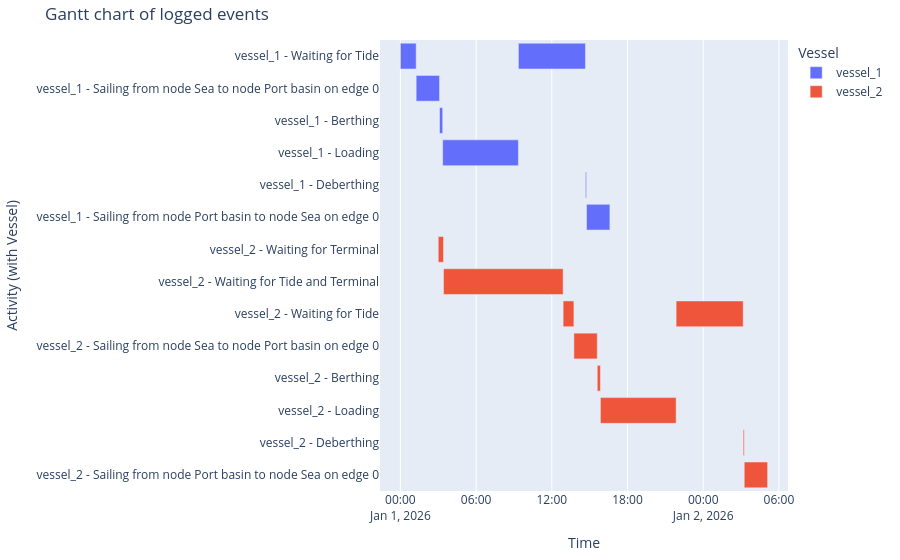

Source (notebook cell):
### Markdown cell above
##### Vessel processes
And the Gantt chart

### Code cell
df_eventtable = logbook2eventtable([vessel_1, vessel_2])
generate_vessel_gantt_chart(df_eventtable)

### Figure 1 — Plotly figure (JSON) as saved in the notebook; plotly's stock layout.template omitted (floating-point values rounded to 4 significant figures)
{"data": [{"base": ["2026-01-01T00:00:00.000000", "2026-01-01T01:15:00.000000", "2026-01-01T03:06:07.000000", "2026-01-01T03:21:07.000000", "2026-01-01T09:21:07.000000", "2026-01-01T14:40:00.000000", "2026-01-01T14:45:00.000000"], "hovertemplate": "object name=vessel_1<br>start time=%{base}<br>stop time=%{x}<br>activity label=%{y}<extra></extra>", "legendgroup": "vessel_1", "marker": {"color": "#636efa", "pattern": {"shape": ""}}, "name": "vessel_1", "orientation": "h", "showlegend": true, "textposition": "auto", "type": "bar", "x": [4500000, 6667000, 900000, 21600000, 19133000, 300000, 6667000], "xaxis": "x", "y": ["vessel_1 - Waiting for Tide", "vessel_1 - Sailing from node Sea to node Port basin on edge 0", "vessel_1 - Berthing", "vessel_1 - Loading", "vessel_1 - Waiting for Tide", "vessel_1 - Deberthing", "vessel_1 - Sailing from node Port basin to node Sea on edge 0"], "yaxis": "y"}, {"base": ["2026-01-01T03:00:00.000000", "2026-01-01T03:25:00.000000", "2026-01-01T12:53:53.000000", "2026-01-01T13:45:00.000000", "2026-01-01T15:36:07.000000", "2026-01-01T15:51:07.000000", "2026-01-01T21:51:07.000000", "2026-01-02T03:10:00.000000", "2026-01-02T03:15:00.000000"], "hovertemplate": "object name=vessel_2<br>start time=%{base}<br>stop time=%{x}<br>activity label=%{y}<extra></extra>", "legendgroup": "vessel_2", "marker": {"color": "#EF553B", "pattern": {"shape": ""}}, "name": "vessel_2", "orientation": "h", "showlegend": true, "textposition": "auto", "type": "bar", "x": [1500000, 34133000, 3067000, 6667000, 900000, 21600000, 19133000, 300000, 6667000], "xaxis": "x", "y": ["vessel_2 - Waiting for Terminal", "vessel_2 - Waiting for Tide and Terminal", "vessel_2 - Waiting for Tide", "vessel_2 - Sailing from node Sea to node Port basin on edge 0", "vessel_2 - Berthing", "vessel_2 - Loading", "vessel_2 - Waiting for Tide", "vessel_2 - Deberthing", "vessel_2 - Sailing from node Port basin to node Sea on edge 0"], "yaxis": "y"}], "layout": {"barmode": "overlay", "legend": {"title": {"text": "Vessel"}, "tracegroupgap": 0}, "margin": {"b": 20, "l": 20, "r": 20, "t": 40}, "title": {"text": "Gantt chart of logged events"}, "xaxis": {"anchor": "y", "domain": [0, 1], "title": {"text": "Time"}, "type": "date"}, "yaxis": {"anchor": "x", "autorange": "reversed", "domain": [0, 1], "title": {"text": "Activity (with Vessel)"}}}}
